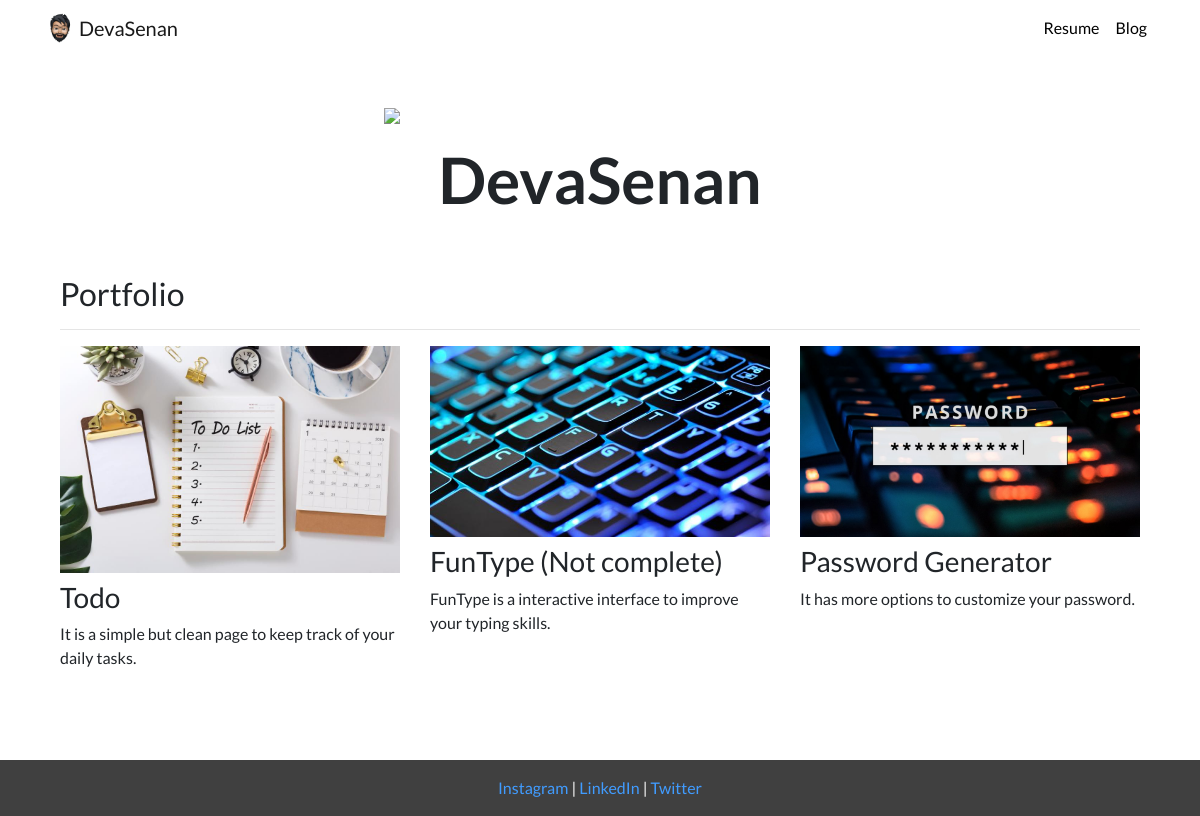
The page / on the database its author committed.
### portfolio/models.py (models this page shows, shortened)
class Project(models.Model) :
    title = models.CharField(max_length=50)
    description = models.CharField(max_length=250)
    image = models.ImageField(upload_to='portfolio/images/')
    url = models.URLField(blank=True)

### portfolio/views.py (the view)
# urls.py: 2. Add a URL to urlpatterns:  path('', views.home, name='home')
def home(request) :
    projects = Project.objects.all()
    return render(request, 'portfolio/home.html', {
        'projects': projects
    })

### portfolio/templates/portfolio/home.html
{% extends "portfolio/base.html" %}
{% load static %}
{% block content %}
<div class="row justify-content-center my-3">
    <div class="col-5">
        <img src="{% static 'portfolio/airport_tower.jpg' %}" class="img-fluid">
    </div>
</div>
<div class="row justify-content-center mb-3">
    <div class="col-md-9 text-center">
        <h1 id="hometext" class="font-weight-bold">DevaSenan</h1>
    </div>
</div>
<h2 class="mt-5">Portfolio</h2>
<hr>
<div class="row">
    {% for project in projects %}
    <div class="col-lg-4 col-md-6">
        {% if project.url %}
        <a href="{{ project.url }}">
            <img src="{{ project.image.url }}" class="img-fluid mb-2">
        </a>
        {% else %}
        <img src="{{ project.image.url }}" class="img-fluid mb-2">
        {% endif %}
        <h3>{{ project.title }}</h3>
        <p>{{ project.description }}</p>
    </div>
    {% endfor %}
</div>
{% endblock %}

### portfolio/templates/portfolio/base.html (shortened to what this page needs)
{% load static %}
<!doctype html>
<html lang="en">
<head>
    <link rel="stylesheet" href="https://stackpath.bootstrapcdn.com/bootstrap/4.4.1/css/bootstrap.min.css">
    <link rel="stylesheet" href="{% static 'portfolio/styles.css' %}">
</head>
<body>
    <nav id="topNav" class="navbar navbar-expand-md navbar-light">
        <div class="container">
            <a class="navbar-brand" href="{% url 'portfolio:home' %}">
                <img src="{% static 'portfolio/memoji.png' %}" width="30" height="30" class="d-inline-block align-top" alt="">
                <span>DevaSenan</span>
            </a>
            <div class="collapse navbar-collapse text-center" id="navbarNav">
                <ul class="navbar-nav ml-auto">
                    <li class="nav-item">
                        <a class="nav-link" href="{% url 'portfolio:resume' %}" target="_blank">Resume</a>
                    </li>
                    <li class="nav-item">
                        <a class="nav-link disabled" href="{% url 'blog:all_blogs' %}">Blog</a>
                    </li>
                </ul>
            </div>
        </div>
    </nav>
    <div class="container" style="margin-bottom: 100px; padding: 30px;">
        {% block content %}
        {% endblock %}
    </div>
    <footer class="page-footer font-small fixed-bottom">
        <div class="footer-copyright text-center py-3" style="background-color: black; color: white; opacity: 75%;">
            <a href="https://www.instagram.com/devasenan134/" target="_blank">Instagram</a> | <a
                href="https://www.linkedin.com/in/deva-senan-4b9a67161/" target="_blank">LinkedIn</a> | <a
                href="https://twitter.com/devasenan134" target="_blank">Twitter</a>
        </div>
    </footer>
</body>
</html>

### portfolio/static/portfolio/styles.css (style rules this page uses)
@media (min-width: 700px) { #hometext { font-size: 4rem; } }

### portfolio/templates/portfolio/base.html (style rules this page uses)
.navbar-nav .nav-link { color: rgba(0,0,0,1) !important; }
body { font-family: 'Lato', sans-serif; }

### rows shown on the page
Project: image (picture), title "Todo", description "It is a simple but clean page to keep track of your daily tasks."
Project: image (picture), title "FunType (Not complete)", description "FunType is a interactive interface to improve your typing skills."
Project: image (picture), title "Password Generator", description "It has more options to customize your password."
